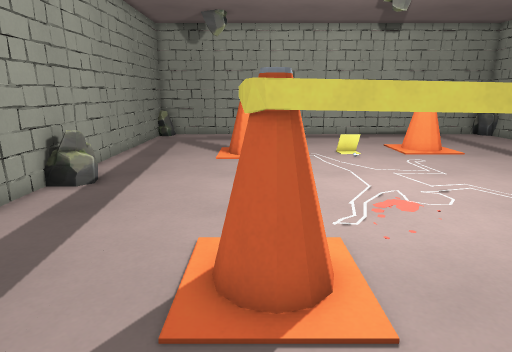
View 1 (above)

15 first-person views from a walk through a 3-D level made in the Godot game engine. The camera is 1.5 m above the floor, tilts 14° down and sees 75° across. The floor is counted in squares, 0.5 m on a side. Each view is taken from the middle of a square. On the plan, view 1 faces up. The plan holds only what a view shows up to about 20 squares ahead; the rest is blank. The place goes on beyond the plan. Characters and animated objects are not drawn. Some surface patterns are stand-ins.

View 2
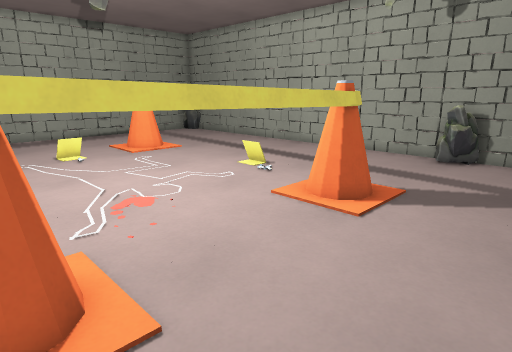

View 3
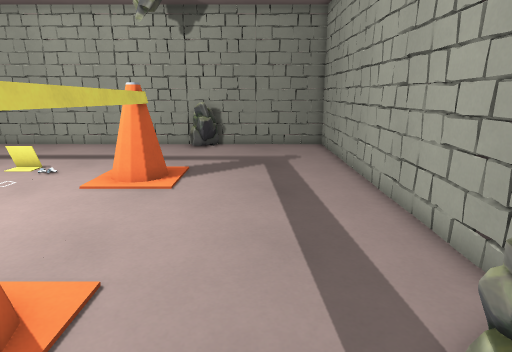

View 4
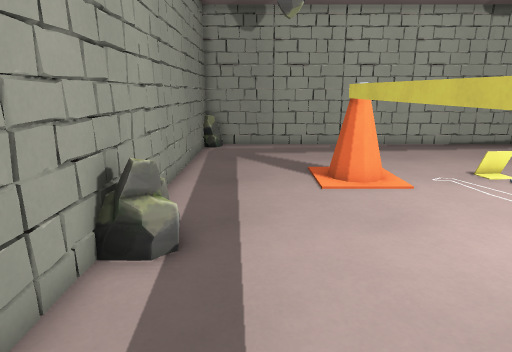

View 5
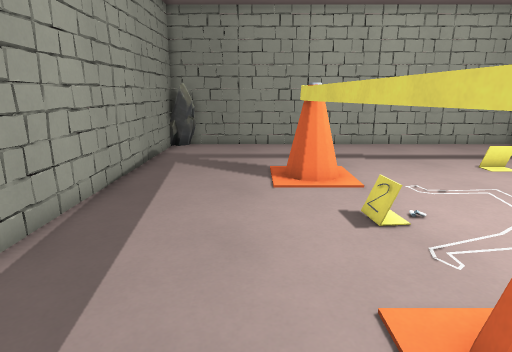

View 6
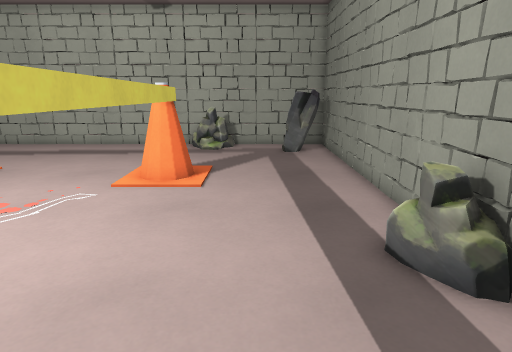

View 7
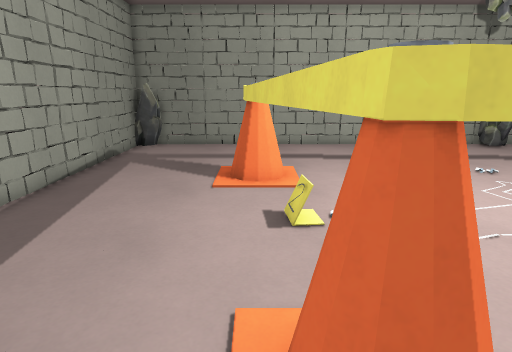

View 8
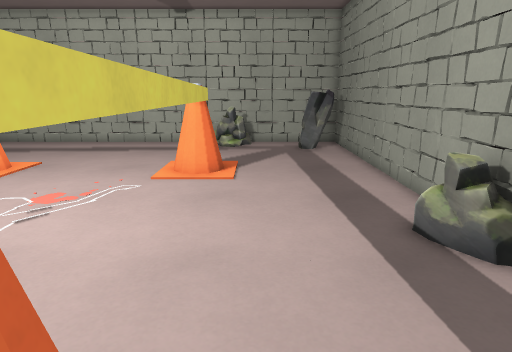

View 9
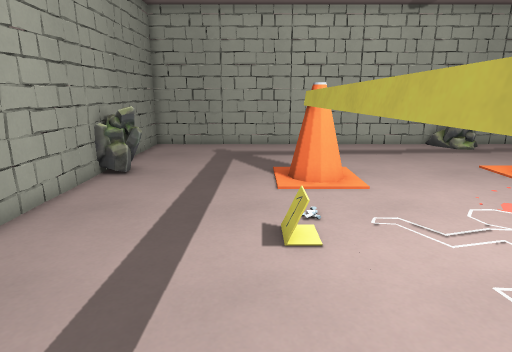

View 10
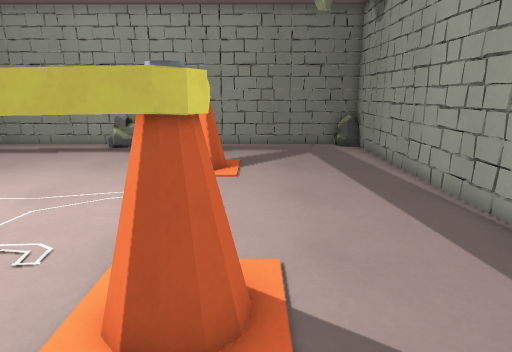

View 11
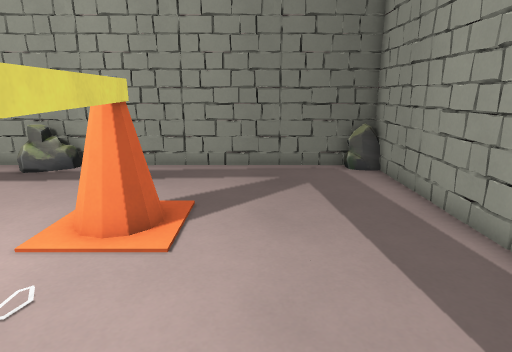

View 12
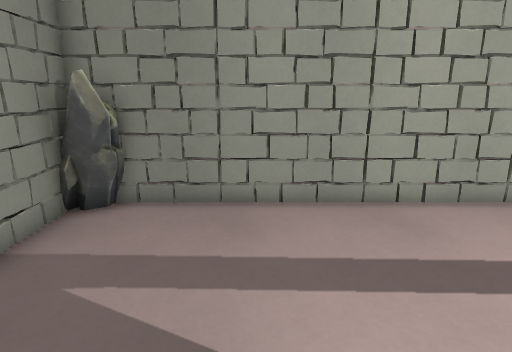

View 13
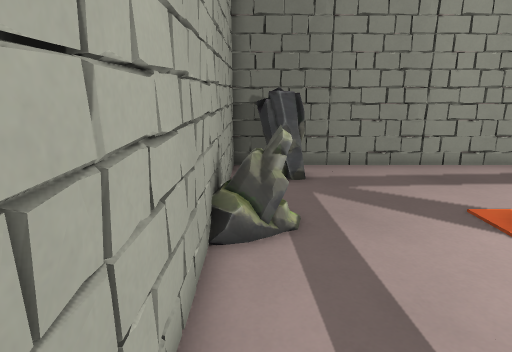

View 14
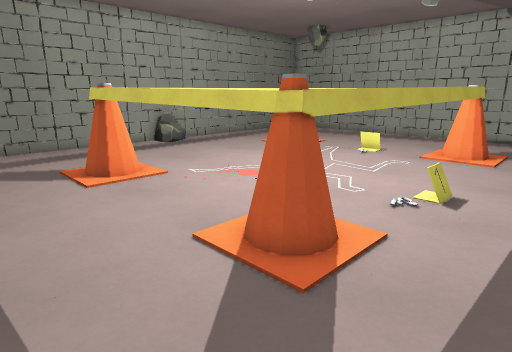

View 15
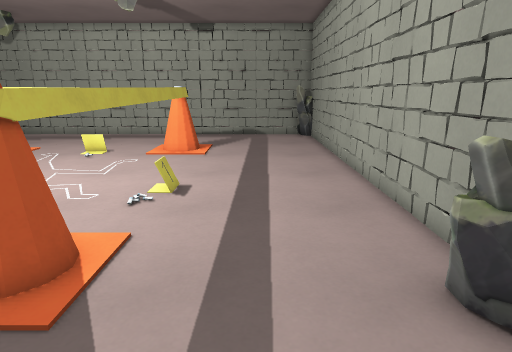

### Floor plan
Key: @ floor where view 1 was taken; # wall or solid block; . main floor; : floor 0.25 m higher than the main floor; = window, fence, low wall or low ledge; T thing the floor can be seen under or through; R rock; O other object.
Columns run from 8 left of view 1 to 17 right of it. Each row starts with its distance up from view 1.
 25 ##########################
 24 #RR.....................R#
 23 ##.......................#
 22  #.......................#
 21  #.......................#
 20  #.......................#
 19  #...............=.......#
 18  #.....== TTTTTTTT=......#
 17  #.....TTTT==:...T=......#
 16  #.....TT........T ......#
 15  #.....T=........T.......#
 14  #.....T=........T.......#
 13  #.....T=........T.......#
 12  #R....TT........T.......#
 11  #O....TT........T.......#
 10  #......T........TO......#
  9  #......T........T.......#
  8  #......T........T.......#
  7  #......T........T.......#
  6  #......T=......=T.......#
  5  #......TTTTTTTTTT=.....R#
  4  #......TT ......=......R#
  3  #......................R#
  2  #.......................#
  1  #.......................#
  0  #RR....@................#
 -1  #RR...RR................#
 -2  #RR...RR................#
 -3  #########################

Positions as (right, up) in squares from view 1, and headings:
1: (0, 0), facing up
2: (0, 0), facing up-right
3: (-3, 1), facing right
4: (-4, 5), facing up
5: (-3, 20), facing right
6: (-3, 17), facing down
7: (-3, 18), facing right
8: (-2, 18), facing down
9: (11, 17), facing down
10: (13, 19), facing left
11: (7, 20), facing left
12: (8, 20), facing right
13: (7, -2), facing left
14: (13, 0), facing up-left
15: (13, 0), facing up
